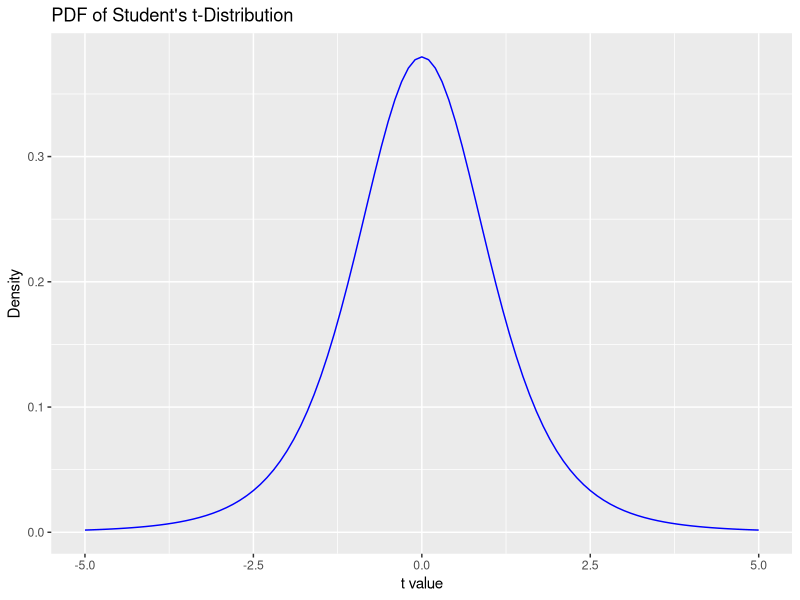
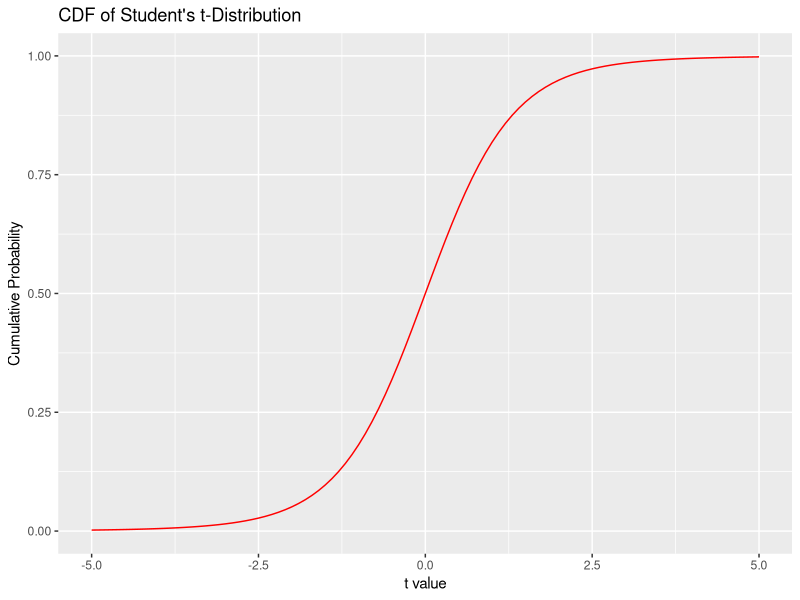
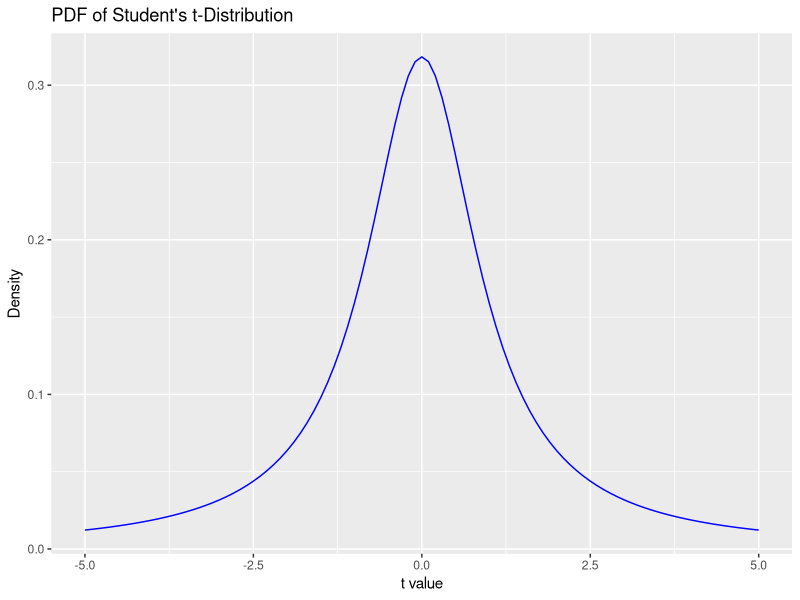
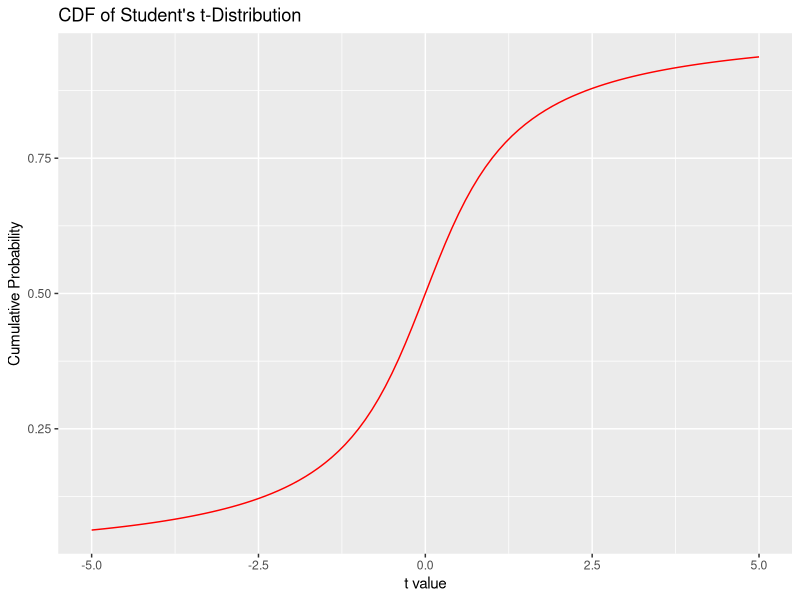
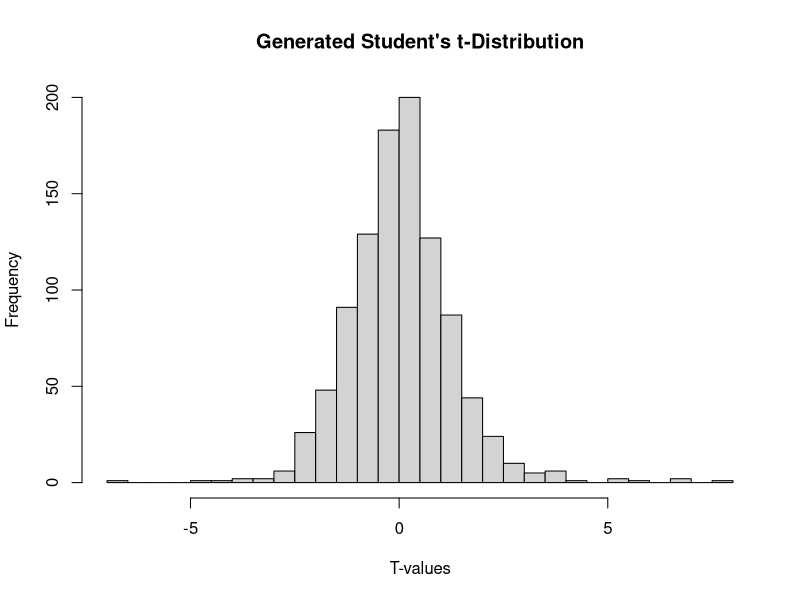

Recreate these plots in R, in order. (Note: this script raises an error after producing the figures.)
## ---- chunk 1
knitr::opts_chunk$set(echo = TRUE)
## ---- chunk 2
# Student's t PDF
student_t_pdf <- function(t, nu) {
  gamma((nu + 1) / 2) / (sqrt(nu * pi) * gamma(nu / 2)) * (1 + (t^2) / nu)^(-(nu + 1) / 2)
}

# Student's t CDF (using numerical integration)
student_t_cdf <- function(t, nu) {
  integrate(function(x) student_t_pdf(x, nu), lower = -Inf, upper = t)$value
}

# Example usage
nu <- 5 # degrees of freedom
t_value <- 2

# Calculate PDF
pdf_value <- student_t_pdf(t_value, nu)

# Calculate CDF
cdf_value <- student_t_cdf(t_value, nu)

# Print results
print(paste("PDF at t =", t_value, ":", pdf_value))
print(paste("CDF at t =", t_value, ":", cdf_value))

## ---- chunk 3
# Load necessary library
library(ggplot2)

# Set degrees of freedom
nu <- 5

plot_dist <- function(nu) {

# Create a sequence of t values
t_values <- seq(-5, 5, by = 0.1)

# Calculate PDF and CDF for each t value
pdf_values <- sapply(t_values, student_t_pdf, nu = nu)
cdf_values <- sapply(t_values, student_t_cdf, nu = nu)

# Create a data frame for plotting
data_for_plot <- data.frame(t = t_values, PDF = pdf_values, CDF = cdf_values)

# Plot PDF
pdf_plot <- ggplot(data_for_plot, aes(x = t, y = PDF)) +
  geom_line(color = 'blue') +
  ggtitle('PDF of Student\'s t-Distribution') +
  xlab('t value') +
  ylab('Density')

# Plot CDF
cdf_plot <- ggplot(data_for_plot, aes(x = t, y = CDF)) +
  geom_line(color = 'red') +
  ggtitle('CDF of Student\'s t-Distribution') +
  xlab('t value') +
  ylab('Cumulative Probability')

# Display plots
print(pdf_plot)
print(cdf_plot)
}

plot_dist(nu)
## ---- chunk 4
nu <- 1
plot_dist(nu)
## ---- chunk 5
generate_t_distribution <- function(n, nu) {
  Z <- rnorm(n)
  X <- rchisq(n, df = nu)
  T <- Z / sqrt(X / nu)
  return(T)
}

# Example usage
n <- 1000    # number of random values to generate
nu <- 5      # degrees of freedom
t_values <- generate_t_distribution(n, nu)

# You can plot to see the distribution
hist(t_values, breaks = 30, main = "Generated Student's t-Distribution", xlab = "T-values")

## ---- chunk 6
# Assuming you have a dataset 'data' and a known value of 'nu'
log_likelihood <- function(params, data, nu) {
  a <- params[1]
  b <- params[2]
  n <- length(data)
  sum(log(dstudent_t(data, a, b, nu)))
}

# dstudent_t is a function to compute the PDF of the Student's t-distribution

# Optimization to find MLE
mle <- optim(c(initial_a, initial_b), log_likelihood, data = data, nu = nu)

# Results
mle_a <- mle$par[1]
mle_b <- mle$par[2]
